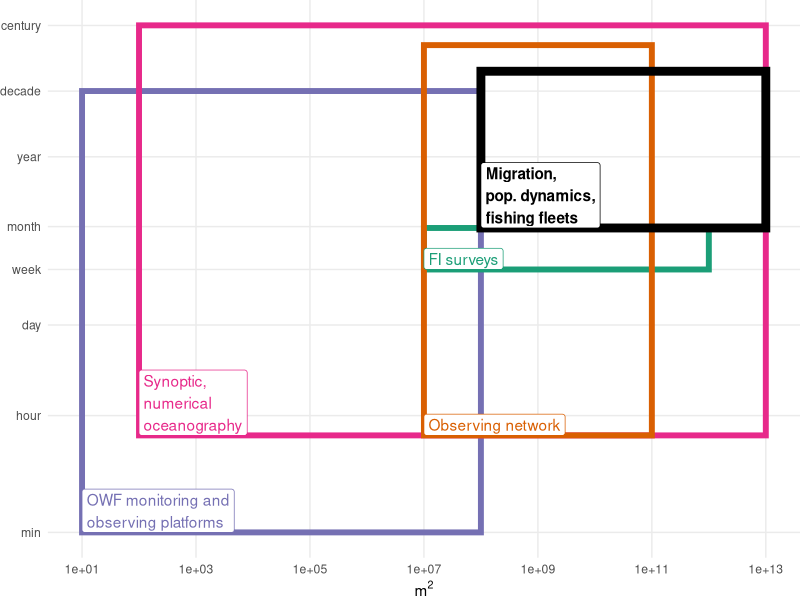

This figure's R source:
library(data.table)
library(ggplot2)

scale <- fread('data/scale_figure_data.csv')
scale$label <- gsub(' n ', '\n', scale$label)
scale <- scale[1:5]
scale[grepl('Fishing fleets', label), 'label'] <- 'Migration,\npop. dynamics'

scale_fig <-
  ggplot() +
  geom_rect(data = scale[!grepl('pop.', label)],
            aes(xmin = space_min/(1000^2), xmax = space_max/(1000^2),
                ymin = time_min, ymax = time_max, color = label),
            fill = NA, linewidth = 2,
            show.legend = F) +
  geom_label(data = scale[!grepl('pop.', label)],
             aes(x = space_min/(1000^2), y = time_min,
                 label = label, color = label),
             show.legend = F,
             hjust = 0,
             vjust = 0) +
  geom_rect(data = scale[grepl('pop.', label)],
            aes(xmin = space_min/(1000^2), xmax = space_max/(1000^2),
                ymin = time_min, ymax = time_max),
            color = 'black', 
            fill = NA, linewidth = 3,
            show.legend = F) +
  geom_label(data = scale[grepl('pop.', label)],
             aes(x = space_min/(1000^2), y = time_min,
                 label = label),
             fontface = 'bold',
             show.legend = F,
             hjust = 0,
             vjust = 0) +
  scale_y_log10(breaks = c(60, 60*60, 60*60*24, 60*60*24*7, 60*60*24*7*4.5,
                           60*60*24*7*52, 60*60*24*7*52*10,
                           60*60*24*7*52*10*10),
                labels = c('min', 'hour', 'day', 'week', 'month', 'year',
                           'decade', 'century')) +
  scale_x_log10(breaks = 10 ^ seq(1, 13, 2)) +
  labs(x = bquote(m^2), y = NULL) +
  scale_color_brewer(type = 'qual',
                     palette = 'Dark2') +
  scale_linetype_manual(values = c('dashed', 'solid')) +
  theme_minimal() +
  theme(panel.grid.minor = element_blank(),
        plot.margin = unit(c(0, 0, 0, 0), 'mm'))

library(ragg)
# get dpi, starting with mm
# https://www.tidyverse.org/blog/2020/08/taking-control-of-plot-scaling/
scale_dpi <- function(w, h, r){
  list(
    width = ceiling(w / 25.4 * r),
    height = ceiling(h / 25.4 * r),
    res = r
  )
}
scales <- scale_dpi(w = 85, h = 90, r = 300)


agg_png("ms_figures/v3_figure1.png",
        width = scales$width,
        height = scales$height,
        units = 'px',
        res = scales$res,
        scaling = 0.65)

scale_fig

dev.off()
